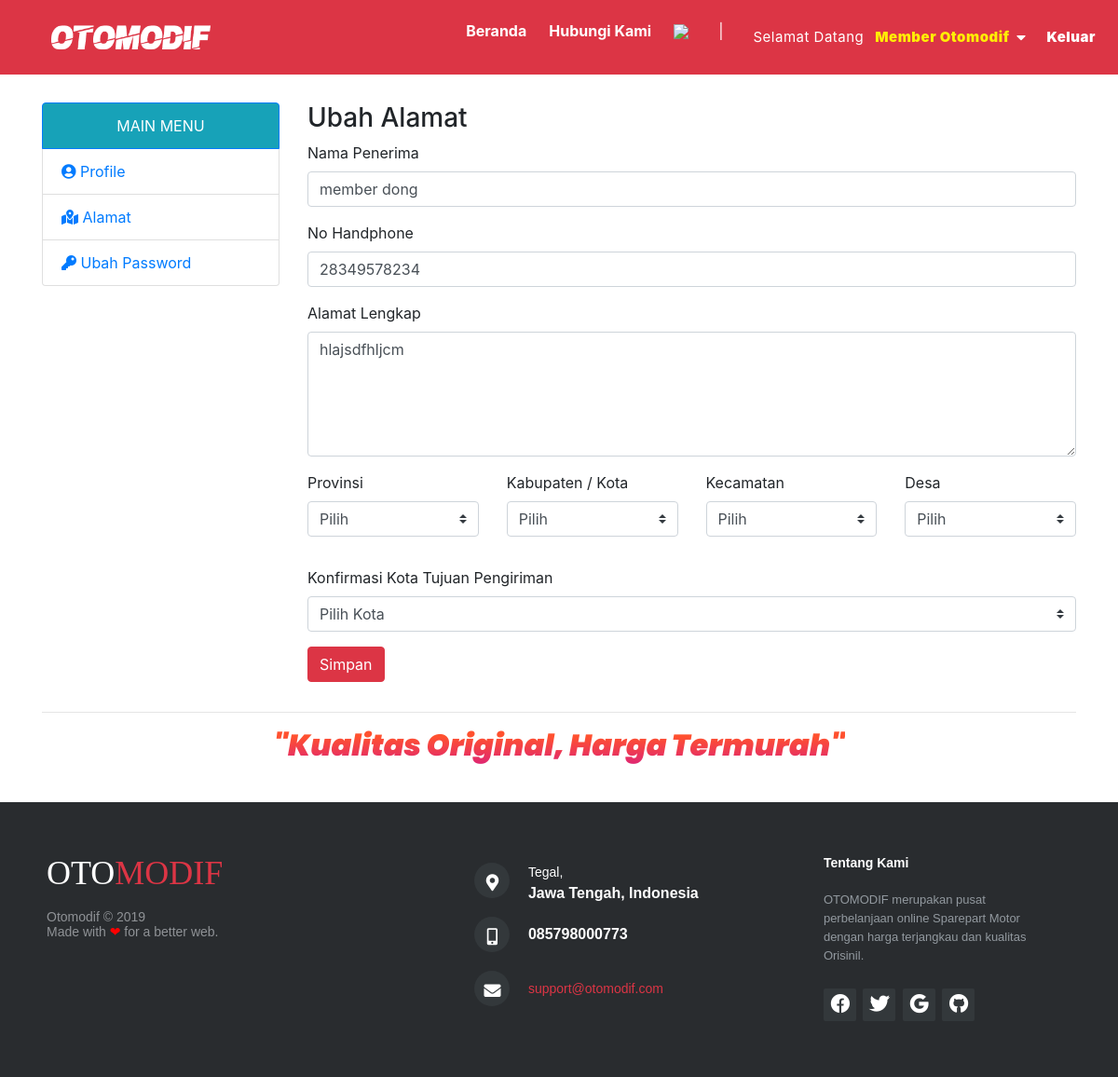
/user/index.php?page=akun&module=alamat&action=form&mode=update&id=13 (signed in), run on the app's committed database.
### tables this page shows
CREATE TABLE `alamat_pengiriman` (
  `id_alamat` int(10) NOT NULL,
  `id_user` int(10) NOT NULL,
  `nama` varchar(35) NOT NULL,
  `no_hp` varchar(15) NOT NULL,
  `alamat` text NOT NULL,
  `desa` varchar(25) NOT NULL,
  `kecamatan` varchar(25) NOT NULL,
  `kabupaten_kota` varchar(25) NOT NULL,
  `provinsi` varchar(25) NOT NULL,
  `kota_tujuan` text NOT NULL,
  `nama_kota_tujuan` text NOT NULL,
  `remove` tinyint(1) NOT NULL DEFAULT 0
);

### user/module/akun/alamat/form.php (the view, shortened to what this page needs)
<?php
    $mode = isset($_GET['mode']) ? $_GET['mode']:"";
    $id_alamat = isset($_GET['id']) ? $_GET['id']:"";
    if($mode == "update"){
        echo ("<h3>Ubah Alamat</h3>");
        $query = mysqli_query($koneksi, "SELECT * FROM alamat_pengiriman WHERE id_alamat=$id_alamat AND remove=0");
        $row = mysqli_fetch_assoc($query);
    }else if($mode == "add"){
        echo ("<h3>Tambah Alamat</h3>");
    }
?>
<form action="" method="POST">
    <div class="form-group">
		<label>Nama Penerima</label>
		<span><input type="text" class="form-control" name="nama" value="<?= isset($row['nama']) ? $row['nama']:"" ?>" required/></span>
	</div>
    <div class="form-group">
		<label>No Handphone</label>
		<span><input type="text" class="form-control" name="no_hp" value="<?= isset($row['no_hp']) ? $row['no_hp']:"" ?>" required/></span>
	</div>
	<div class="form-group">
		<label>Alamat Lengkap</label>
        <span><textarea name="alamat" class="form-control" id="alamat" rows="5"><?= isset($row['alamat']) ? $row['alamat']:"" ?></textarea></span>
	</div>
    <div class="form-group row">
        <div class="form-group col-md-3">
            <label>Provinsi</label>
            <select class="custom-select" required="required" name="provinsi" id="provinsi" required></select>
        </div>
        <div class="form-group col-md-3">
            <label>Kabupaten / Kota</label>
            <select class="custom-select" required="required" name="kabupaten_kota" id="kabupaten" required></select>
        </div>
        <div class="form-group col-md-3">
            <label>Kecamatan</label>
            <select class="custom-select" required="required" name="kecamatan" id="kecamatan" required></select>
        </div>
        <div class="form-group col-md-3">
            <label>Desa</label>
            <select class="custom-select" required="required" name="desa" id="kelurahan" required></select>
        </div>
    </div>
    <div class="form-group">
		<label>Konfirmasi Kota Tujuan Pengiriman</label>
        <select class="custom-select" required="required" name="kota_tujuan" id="kota_tujuan" required></select>
        <input type="hidden" id="nama_kota_tujuan" name="nama_kota_tujuan">
	</div>
	<div class="form-group">
		<span><button type="submit" value="Ubah" name="submit" class="btn btn-danger">Simpan</button></span>
	</div>
</form>

### assets/css/style.css (style rules this page uses)
body { font-family:arial; font-size:12px; color:#1e5474; background:#F7F7F7; margin:0px; }

### assets/css/style2.css (style rules this page uses)
html, body, div, span, iframe, h1, h2, h3, h4, h5, h6, p, blockquote, div pre, a, abbr, address, big, code, del, dfn, em, img, ins, kbd, q, s, small, strike, strong, sub, sup, b, u, i, dl, dt, dd, ol, ul, li, figure, header, nav, section, article, aside, footer, figcaption { margin: 0; padding: 0; border: 0; outline: 0; }
body { font-family: 'Quicksand', sans-serif; color: #000; background-color: #fff; line-height: 1.3; font-size: 16px; overflow-x: hidden; font-weight: 400; }
* { -webkit-box-sizing: border-box; box-sizing: border-box; }

### data on the page
alamat_pengiriman: nama "member dong", no_hp "28349578234", alamat "hlajsdfhljcm"

### other printed values
$nama "Member Otomodif"
